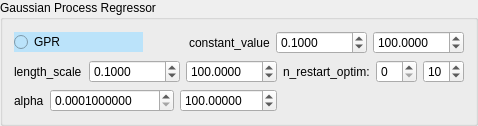
          <widget class="QGroupBox" name="groupBox_6">
           <property name="title">
            <string>Gaussian Process Regressor</string>
           </property>
           <layout class="QGridLayout" name="gridLayout_37">
            <item row="0" column="0">
             <layout class="QGridLayout" name="gridLayout_36">
              <item row="0" column="0">
               <widget class="QRadioButton" name="radioButton_gpr">
                <property name="toolTip">
                 <string>Gradient Boosting Regressor</string>
                </property>
                <property name="styleSheet">
                 <string notr="true">background-color: rgb(187, 227, 250);</string>
                </property>
                <property name="text">
                 <string>GPR</string>
                </property>
                <property name="checked">
                 <bool>false</bool>
                </property>
                <attribute name="buttonGroup">
                 <string notr="true">buttonGroup</string>
                </attribute>
               </widget>
              </item>
              <item row="0" column="1" colspan="2">
               <layout class="QGridLayout" name="gridLayout_32">
                <item row="0" column="0" alignment="Qt::AlignRight">
                 <widget class="QLabel" name="label_37">
                  <property name="text">
                   <string>constant_value</string>
                  </property>
                 </widget>
                </item>
                <item row="0" column="1">
                 <layout class="QGridLayout" name="gridLayout_101">
                  <item row="0" column="2">
                   <widget class="QDoubleSpinBox" name="doubleSpinBox_gpr_const_max">
                    <property name="toolTip">
                     <string>Это коэффициент масштабирования, который влияет на общую масштабируемость и вклад ядра в модель. Применение этого коэффициента масштабирования может быть полезным, когда наблюдения имеют различные масштабы или когда у нас есть априорная информация о важности или распределении вклада ядра в модель. Он позволяет управлять &quot;весом&quot; ядра и его влиянием на предсказания.</string>
                    </property>
                    <property name="decimals">
                     <number>4</number>
                    </property>
                    <property name="minimum">
                     <double>0.010000000000000</double>
                    </property>
                    <property name="maximum">
                     <double>10000.000000000000000</double>
                    </property>
                    <property name="singleStep">
                     <double>0.100000000000000</double>
                    </property>
                    <property name="value">
                     <double>100.000000000000000</double>
                    </property>
                   </widget>
                  </item>
                  <item row="0" column="1">
                   <widget class="QDoubleSpinBox" name="doubleSpinBox_gpr_const_min">
                    <property name="toolTip">
                     <string>Ширина ядра. В гауссовском процессе ширина ядра определяет, насколько далеко друг от друга могут находиться две точки, чтобы их взаимосвязь была учтена в модели. Большая ширина позволяет учитывать большее расстояние, что делает гауссовский процесс более гладким, но менее подстраивающимся под данные. Наоборот, маленькая ширина делает гауссовский процесс более чувствительным к данным.</string>
                    </property>
                    <property name="decimals">
                     <number>4</number>
                    </property>
                    <property name="minimum">
                     <double>0.000100000000000</double>
                    </property>
                    <property name="maximum">
                     <double>10000.000000000000000</double>
                    </property>
                    <property name="singleStep">
                     <double>1.000000000000000</double>
                    </property>
                    <property name="value">
                     <double>0.100000000000000</double>
                    </property>
                   </widget>
                  </item>
                 </layout>
                </item>
               </layout>
              </item>
              <item row="1" column="0" colspan="2">
               <layout class="QGridLayout" name="gridLayout_33">
                <item row="0" column="0">
                 <widget class="QLabel" name="label_26">
                  <property name="text">
                   <string>length_scale</string>
                  </property>
                 </widget>
                </item>
                <item row="0" column="1">
                 <layout class="QGridLayout" name="gridLayout_102">
                  <item row="0" column="0">
                   <widget class="QDoubleSpinBox" name="doubleSpinBox_gpr_scale_min">
                    <property name="toolTip">
                     <string>Ширина ядра. В гауссовском процессе ширина ядра определяет, насколько далеко друг от друга могут находиться две точки, чтобы их взаимосвязь была учтена в модели. Большая ширина позволяет учитывать большее расстояние, что делает гауссовский процесс более гладким, но менее подстраивающимся под данные. Наоборот, маленькая ширина делает гауссовский процесс более чувствительным к данным.</string>
                    </property>
                    <property name="decimals">
                     <number>4</number>
                    </property>
                    <property name="minimum">
                     <double>0.000000000000000</double>
                    </property>
                    <property name="maximum">
                     <double>10000.000000000000000</double>
                    </property>
                    <property name="singleStep">
                     <double>1.000000000000000</double>
                    </property>
                    <property name="value">
                     <double>0.100000000000000</double>
                    </property>
                   </widget>
                  </item>
                  <item row="0" column="1">
                   <widget class="QDoubleSpinBox" name="doubleSpinBox_gpr_scale_max">
                    <property name="toolTip">
                     <string>Это коэффициент масштабирования, который влияет на общую масштабируемость и вклад ядра в модель. Применение этого коэффициента масштабирования может быть полезным, когда наблюдения имеют различные масштабы или когда у нас есть априорная информация о важности или распределении вклада ядра в модель. Он позволяет управлять &quot;весом&quot; ядра и его влиянием на предсказания.</string>
                    </property>
                    <property name="decimals">
                     <number>4</number>
                    </property>
                    <property name="minimum">
                     <double>0.010000000000000</double>
                    </property>
                    <property name="maximum">
                     <double>10000.000000000000000</double>
                    </property>
                    <property name="singleStep">
                     <double>0.100000000000000</double>
                    </property>
                    <property name="value">
                     <double>100.000000000000000</double>
                    </property>
                   </widget>
                  </item>
                 </layout>
                </item>
               </layout>
              </item>
              <item row="1" column="2">
               <layout class="QGridLayout" name="gridLayout_34">
                <item row="0" column="0">
                 <widget class="QLabel" name="label_40">
                  <property name="toolTip">
                   <string>Определяет количество повторных запусков оптимизации параметров для выбора наилучшего значения. Это может помочь избежать локальных оптимумов.</string>
                  </property>
                  <property name="text">
                   <string>n_restart_optim:</string>
                  </property>
                 </widget>
                </item>
                <item row="0" column="1">
                 <widget class="QSpinBox" name="spinBox_gpr_n_restart_min">
                  <property name="toolTip">
                   <string>Определяет количество повторных запусков оптимизации параметров для выбора наилучшего значения. Это может помочь избежать локальных оптимумов.</string>
                  </property>
                 </widget>
                </item>
                <item row="0" column="2">
                 <widget class="QSpinBox" name="spinBox_gpr_n_restart_max">
                  <property name="toolTip">
                   <string>Определяет количество повторных запусков оптимизации параметров для выбора наилучшего значения. Это может помочь избежать локальных оптимумов.</string>
                  </property>
                  <property name="value">
                   <number>10</number>
                  </property>
                 </widget>
                </item>
               </layout>
              </item>
              <item row="2" column="0" colspan="2">
               <layout class="QGridLayout" name="gridLayout_35">
                <item row="0" column="0">
                 <widget class="QLabel" name="label_27">
                  <property name="text">
                   <string>alpha</string>
                  </property>
                 </widget>
                </item>
                <item row="0" column="1">
                 <layout class="QGridLayout" name="gridLayout_103">
                  <item row="0" column="0">
                   <widget class="QDoubleSpinBox" name="doubleSpinBox_gpr_alpha_min">
                    <property name="toolTip">
                     <string>Ширина ядра. В гауссовском процессе ширина ядра определяет, насколько далеко друг от друга могут находиться две точки, чтобы их взаимосвязь была учтена в модели. Большая ширина позволяет учитывать большее расстояние, что делает гауссовский процесс более гладким, но менее подстраивающимся под данные. Наоборот, маленькая ширина делает гауссовский процесс более чувствительным к данным.</string>
                    </property>
                    <property name="decimals">
                     <number>10</number>
                    </property>
                    <property name="minimum">
                     <double>0.000100000000000</double>
                    </property>
                    <property name="maximum">
                     <double>1000.000000000000000</double>
                    </property>
                    <property name="singleStep">
                     <double>1.000000000000000</double>
                    </property>
                    <property name="value">
                     <double>0.000100000000000</double>
                    </property>
                   </widget>
                  </item>
                  <item row="0" column="1">
                   <widget class="QDoubleSpinBox" name="doubleSpinBox_gpr_alpha_max">
                    <property name="toolTip">
                     <string>Это коэффициент масштабирования, который влияет на общую масштабируемость и вклад ядра в модель. Применение этого коэффициента масштабирования может быть полезным, когда наблюдения имеют различные масштабы или когда у нас есть априорная информация о важности или распределении вклада ядра в модель. Он позволяет управлять &quot;весом&quot; ядра и его влиянием на предсказания.</string>
                    </property>
                    <property name="decimals">
                     <number>5</number>
                    </property>
                    <property name="minimum">
                     <double>0.010000000000000</double>
                    </property>
                    <property name="maximum">
                     <double>10000.000000000000000</double>
                    </property>
                    <property name="singleStep">
                     <double>0.100000000000000</double>
                    </property>
                    <property name="value">
                     <double>100.000000000000000</double>
                    </property>
                   </widget>
                  </item>
                 </layout>
                </item>
               </layout>
              </item>
             </layout>
            </item>
           </layout>
          </widget>
